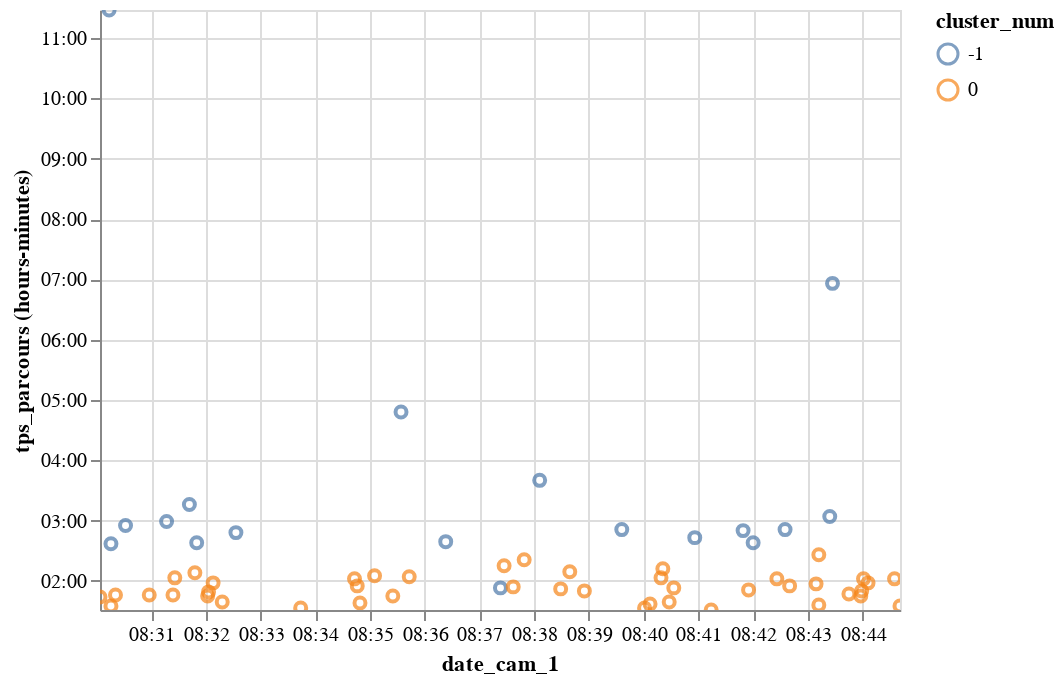

This figure's notebook cell:
### Code cell
## pour tests des cluster
test=t.trajet(df_3semaines.loc['2019-01-31 00:00:00':'2019-02-01 23:59:59'], '2019-01-31 08:30:00', 15, [6, 13],typeTrajet='Global',temps_max_autorise=18,
                     modeRegroupement='1/2')
donnees=test.df_transit[test.df_transit['o_d']=='N10-A63'].copy()
donnees_src=donnees.loc[:,['date_cam_1','tps_parcours']].copy() #isoler les données necessaires
liste_valeur=donnees_src.tps_parcours.apply(lambda x : ((pd.to_datetime('2018-01-29')+x)-pd.Timestamp("1970-01-01")) // pd.Timedelta('1s')).tolist()#convertir les temps en integer
liste_date=donnees_src.date_cam_1.apply(lambda x :(x - pd.Timestamp("1970-01-01")) // pd.Timedelta('1s')).tolist()
liste=[[liste_date[i],liste_valeur[i]] for i in range(len(liste_valeur))]
if len(liste_valeur)<0 : #si il n'y a pas bcp de pl on arrete ; pourraitfair l'objet d'un parametre
    raise ClusterError()
#mise en forme des données pour passer dans sklearn 
matrice=np.array(liste_valeur).reshape(-1, 1)
#faire tourner la clusterisation et recupérer le label (i.e l'identifiant cluster) et le nombre de cluster
clustering=DBSCAN(eps=1000, min_samples=len(liste_valeur)/4).fit(liste)
labels = clustering.labels_
n_clusters_ = len(set(labels)) - (1 if -1 in labels else 0)
print(f"nb clusters = {n_clusters_}")
results = pd.DataFrame(pd.DataFrame([donnees_src.index,labels]).T)
results.columns = ['index_base', 'cluster_num']
results = pd.merge(results,donnees_src, left_on='index_base', right_index=True )
temp_parcours_max=results.loc[results.loc[:,'cluster_num']!=-1].groupby(['cluster_num'])['tps_parcours'].max().min()
temp_parcours_max2=temp_parcours_max
copie_df=results.copy()
copie_df.tps_parcours=pd.to_datetime('2018-01-29')+copie_df.tps_parcours
graph_tps_parcours = alt.Chart(copie_df).mark_point().encode(
                            x='date_cam_1',
                            y='hoursminutes(tps_parcours)', color='cluster_num:N',
                            tooltip='hoursminutes(tps_parcours)').interactive()
print(f'tps parcours max : {temp_parcours_max}, final : {temp_parcours_max2}')
graph_tps_parcours

### Figure 1 — Vega-Lite specification as saved in the notebook (floating-point values rounded to 4 significant figures)
{"$schema": "https://vega.github.io/schema/vega-lite/v2.6.0.json", "config": {"view": {"height": 300, "width": 400}}, "data": {"name": "data-b39f7d071409a23b31dd72a129cbf2cb"}, "datasets": {"data-b39f7d071409a23b31dd72a129cbf2cb": [{"cluster_num": 0, "date_cam_1": "2019-01-31T08:30:04", "index_base": 0, "tps_parcours": "2018-01-29T01:44:24"}, {"cluster_num": -1, "date_cam_1": "2019-01-31T08:30:14", "index_base": 1, "tps_parcours": "2018-01-29T11:28:13"}, {"cluster_num": -1, "date_cam_1": "2019-01-31T08:30:16", "index_base": 2, "tps_parcours": "2018-01-29T02:37:20"}, {"cluster_num": 0, "date_cam_1": "2019-01-31T08:30:16", "index_base": 3, "tps_parcours": "2018-01-29T01:35:03"}, {"cluster_num": 0, "date_cam_1": "2019-01-31T08:30:21", "index_base": 4, "tps_parcours": "2018-01-29T01:46:00"}, {"cluster_num": -1, "date_cam_1": "2019-01-31T08:30:32", "index_base": 5, "tps_parcours": "2018-01-29T02:55:21"}, {"cluster_num": 0, "date_cam_1": "2019-01-31T08:30:58", "index_base": 9, "tps_parcours": "2018-01-29T01:46:01"}, {"cluster_num": -1, "date_cam_1": "2019-01-31T08:31:17", "index_base": 11, "tps_parcours": "2018-01-29T02:59:15"}, {"cluster_num": 0, "date_cam_1": "2019-01-31T08:31:24", "index_base": 12, "tps_parcours": "2018-01-29T01:46:36"}, {"cluster_num": 0, "date_cam_1": "2019-01-31T08:31:26", "index_base": 13, "tps_parcours": "2018-01-29T02:03:51"}, {"cluster_num": -1, "date_cam_1": "2019-01-31T08:31:42", "index_base": 14, "tps_parcours": "2018-01-29T03:16:44"}, {"cluster_num": 0, "date_cam_1": "2019-01-31T08:31:48", "index_base": 15, "tps_parcours": "2018-01-29T02:08:21"}, {"cluster_num": -1, "date_cam_1": "2019-01-31T08:31:50", "index_base": 16, "tps_parcours": "2018-01-29T02:38:09"}, {"cluster_num": 0, "date_cam_1": "2019-01-31T08:32:02", "index_base": 17, "tps_parcours": "2018-01-29T01:45:39"}, {"cluster_num": 0, "date_cam_1": "2019-01-31T08:32:03", "index_base": 18, "tps_parcours": "2018-01-29T01:49:25"}, {"cluster_num": 0, "date_cam_1": "2019-01-31T08:32:08", "index_base": 19, "tps_parcours": "2018-01-29T01:58:39"}, {"cluster_num": 0, "date_cam_1": "2019-01-31T08:32:18", "index_base": 20, "tps_parcours": "2018-01-29T01:39:10"}, {"cluster_num": -1, "date_cam_1": "2019-01-31T08:32:33", "index_base": 21, "tps_parcours": "2018-01-29T02:48:45"}, {"cluster_num": 0, "date_cam_1": "2019-01-31T08:33:44", "index_base": 27, "tps_parcours": "2018-01-29T01:33:58"}, {"cluster_num": 0, "date_cam_1": "2019-01-31T08:34:43", "index_base": 31, "tps_parcours": "2018-01-29T02:02:14"}, {"cluster_num": 0, "date_cam_1": "2019-01-31T08:34:46", "index_base": 32, "tps_parcours": "2018-01-29T01:55:17"}, {"cluster_num": 0, "date_cam_1": "2019-01-31T08:34:49", "index_base": 33, "tps_parcours": "2018-01-29T01:38:06"}, {"cluster_num": 0, "date_cam_1": "2019-01-31T08:35:05", "index_base": 34, "tps_parcours": "2018-01-29T02:05:15"}, {"cluster_num": 0, "date_cam_1": "2019-01-31T08:35:25", "index_base": 38, "tps_parcours": "2018-01-29T01:45:30"}, {"cluster_num": -1, "date_cam_1": "2019-01-31T08:35:34", "index_base": 39, "tps_parcours": "2018-01-29T04:48:32"}, {"cluster_num": 0, "date_cam_1": "2019-01-31T08:35:43", "index_base": 40, "tps_parcours": "2018-01-29T02:04:18"}, {"cluster_num": -1, "date_cam_1": "2019-01-31T08:36:23", "index_base": 44, "tps_parcours": "2018-01-29T02:39:40"}, {"cluster_num": -1, "date_cam_1": "2019-01-31T08:37:23", "index_base": 47, "tps_parcours": "2018-01-30T01:53:16"}, {"cluster_num": 0, "date_cam_1": "2019-01-31T08:37:27", "index_base": 48, "tps_parcours": "2018-01-29T02:15:55"}, {"cluster_num": 0, "date_cam_1": "2019-01-31T08:37:37", "index_base": 51, "tps_parcours": "2018-01-29T01:54:34"}, {"cluster_num": 0, "date_cam_1": "2019-01-31T08:37:49", "index_base": 53, "tps_parcours": "2018-01-29T02:21:52"}, {"cluster_num": -1, "date_cam_1": "2019-01-31T08:38:06", "index_base": 55, "tps_parcours": "2018-01-29T03:40:41"}, {"cluster_num": 0, "date_cam_1": "2019-01-31T08:38:29", "index_base": 56, "tps_parcours": "2018-01-29T01:52:09"}, {"cluster_num": 0, "date_cam_1": "2019-01-31T08:38:39", "index_base": 57, "tps_parcours": "2018-01-29T02:09:06"}, {"cluster_num": 0, "date_cam_1": "2019-01-31T08:38:55", "index_base": 58, "tps_parcours": "2018-01-29T01:50:28"}, {"cluster_num": -1, "date_cam_1": "2019-01-31T08:39:36", "index_base": 60, "tps_parcours": "2018-01-29T02:51:51"}, {"cluster_num": 0, "date_cam_1": "2019-01-31T08:40:01", "index_base": 61, "tps_parcours": "2018-01-29T01:33:02"}, {"cluster_num": 0, "date_cam_1": "2019-01-31T08:40:07", "index_base": 62, "tps_parcours": "2018-01-29T01:37:01"}, {"cluster_num": 0, "date_cam_1": "2019-01-31T08:40:19", "index_base": 64, "tps_parcours": "2018-01-29T02:03:09"}, {"cluster_num": 0, "date_cam_1": "2019-01-31T08:40:21", "index_base": 65, "tps_parcours": "2018-01-29T02:12:40"}, {"cluster_num": 0, "date_cam_1": "2019-01-31T08:40:28", "index_base": 66, "tps_parcours": "2018-01-29T01:39:51"}, {"cluster_num": 0, "date_cam_1": "2019-01-31T08:40:33", "index_base": 67, "tps_parcours": "2018-01-29T01:53:10"}, {"cluster_num": -1, "date_cam_1": "2019-01-31T08:40:56", "index_base": 68, "tps_parcours": "2018-01-29T02:43:32"}, {"cluster_num": 0, "date_cam_1": "2019-01-31T08:41:14", "index_base": 69, "tps_parcours": "2018-01-29T01:31:23"}, {"cluster_num": -1, "date_cam_1": "2019-01-31T08:41:49", "index_base": 73, "tps_parcours": "2018-01-29T02:50:24"}, {"cluster_num": 0, "date_cam_1": "2019-01-31T08:41:55", "index_base": 74, "tps_parcours": "2018-01-29T01:51:42"}, {"cluster_num": -1, "date_cam_1": "2019-01-31T08:42:00", "index_base": 75, "tps_parcours": "2018-01-29T02:38:30"}, {"cluster_num": 0, "date_cam_1": "2019-01-31T08:42:26", "index_base": 77, "tps_parcours": "2018-01-29T02:02:05"}, {"cluster_num": -1, "date_cam_1": "2019-01-31T08:42:35", "index_base": 79, "tps_parcours": "2018-01-29T02:51:16"}, {"cluster_num": 0, "date_cam_1": "2019-01-31T08:42:40", "index_base": 80, "tps_parcours": "2018-01-29T01:55:42"}, {"cluster_num": 0, "date_cam_1": "2019-01-31T08:43:09", "index_base": 84, "tps_parcours": "2018-01-29T01:57:46"}, {"cluster_num": 0, "date_cam_1": "2019-01-31T08:43:12", "index_base": 85, "tps_parcours": "2018-01-29T01:36:10"}, {"cluster_num": 0, "date_cam_1": "2019-01-31T08:43:12", "index_base": 86, "tps_parcours": "2018-01-29T02:26:52"}, {"cluster_num": -1, "date_cam_1": "2019-01-31T08:43:24", "index_base": 88, "tps_parcours": "2018-01-29T03:04:10"}, {"cluster_num": -1, "date_cam_1": "2019-01-31T08:43:27", "index_base": 89, "tps_parcours": "2018-01-29T06:56:06"}, {"cluster_num": 0, "date_cam_1": "2019-01-31T08:43:45", "index_base": 92, "tps_parcours": "2018-01-29T01:47:08"}, {"cluster_num": 0, "date_cam_1": "2019-01-31T08:43:58", "index_base": 93, "tps_parcours": "2018-01-29T01:45:39"}, {"cluster_num": 0, "date_cam_1": "2019-01-31T08:43:59", "index_base": 94, "tps_parcours": "2018-01-29T01:50:22"}, {"cluster_num": 0, "date_cam_1": "2019-01-31T08:44:01", "index_base": 95, "tps_parcours": "2018-01-29T02:02:29"}, {"cluster_num": 0, "date_cam_1": "2019-01-31T08:44:06", "index_base": 96, "tps_parcours": "2018-01-29T01:58:27"}, {"cluster_num": 0, "date_cam_1": "2019-01-31T08:44:35", "index_base": 97, "tps_parcours": "2018-01-29T02:02:18"}, {"cluster_num": 0, "date_cam_1": "2019-01-31T08:44:41", "index_base": 98, "tps_parcours": "2018-01-29T01:35:19"}]}, "encoding": {"color": {"field": "cluster_num", "type": "nominal"}, "tooltip": {"field": "tps_parcours", "timeUnit": "hoursminutes", "type": "temporal"}, "x": {"field": "date_cam_1", "type": "temporal"}, "y": {"field": "tps_parcours", "timeUnit": "hoursminutes", "type": "temporal"}}, "mark": "point", "selection": {"selector033": {"bind": "scales", "encodings": ["x", "y"], "mark": {"fill": "#333", "fillOpacity": 0.125, "stroke": "white"}, "on": "[mousedown, window:mouseup] > window:mousemove!", "resolve": "global", "translate": "[mousedown, window:mouseup] > window:mousemove!", "type": "interval", "zoom": "wheel!"}}}
